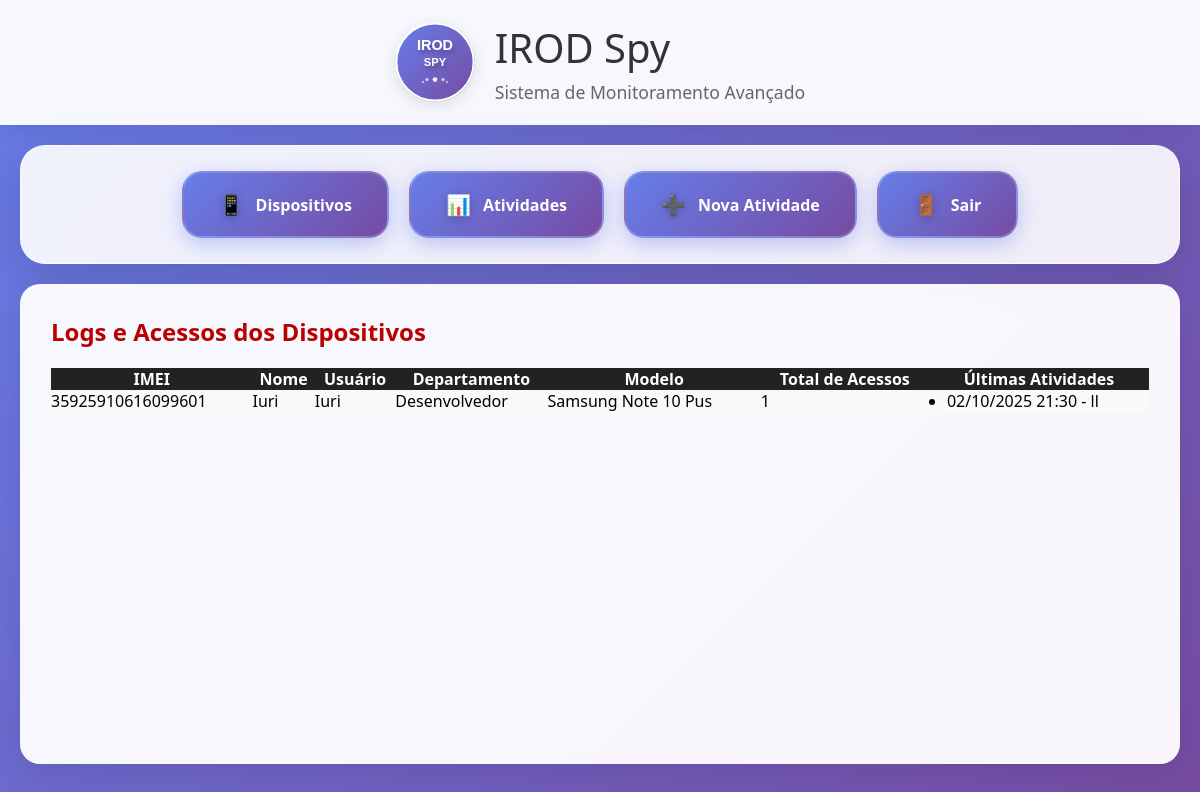
The page /logs/ (signed in) on the database as committed earlier.
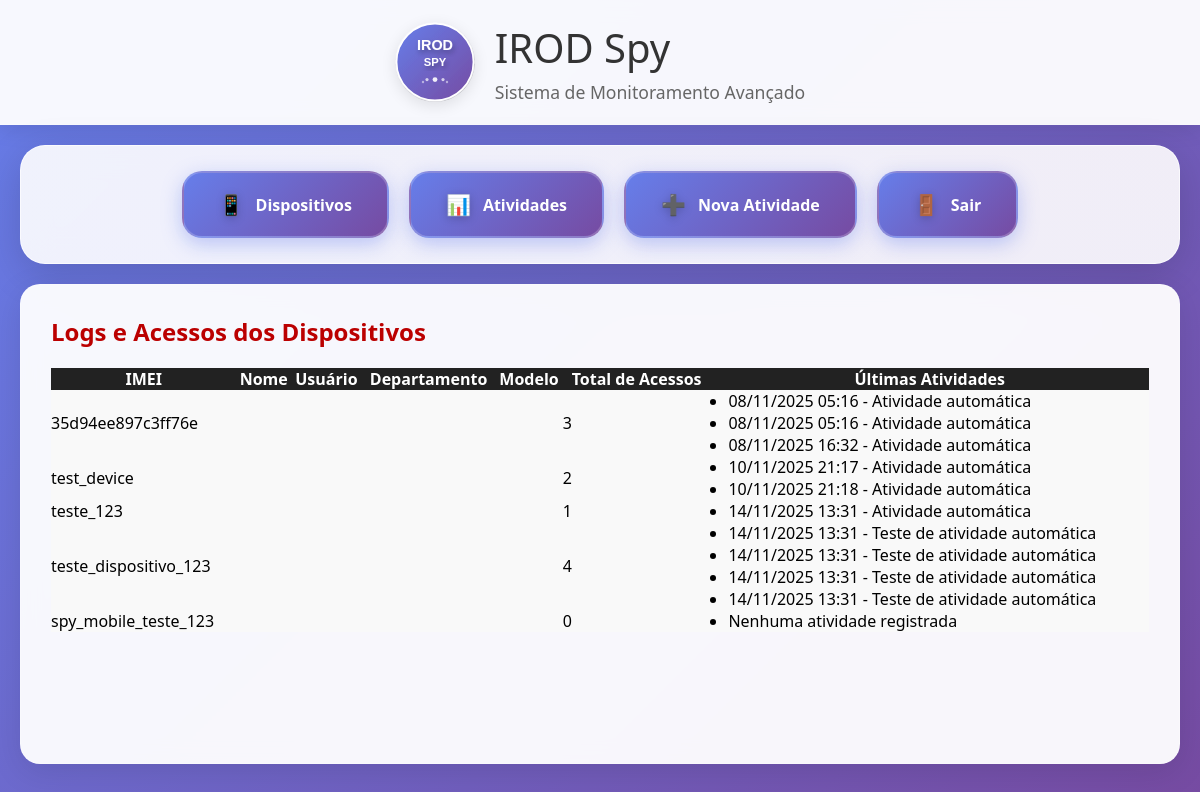
The same page on the database as committed later.
### monitoramento/models.py (models this page shows, shortened)
class Dispositivo(models.Model):
	imei = models.CharField(max_length=20, unique=True)
	ip = models.GenericIPAddressField()
	gateway = models.GenericIPAddressField(blank=True, null=True)
	mascara_rede = models.CharField(max_length=20, blank=True)
	nome = models.CharField(max_length=100, blank=True)
	usuario = models.CharField(max_length=100, blank=True)
	modelo = models.CharField(max_length=100, blank=True)
	departamento = models.CharField(max_length=100, blank=True)
	sistema_operacional = models.CharField(max_length=50, blank=True)
	status = models.CharField(max_length=20, choices=[('ativo', 'Ativo'), ('inativo', 'Inativo')], default='ativo')
	data_aquisicao = models.DateField(null=True, blank=True)
	criado_em = models.DateTimeField(auto_now_add=True)
	ultima_conexao = models.DateTimeField(auto_now=True)
	bateria_nivel = models.IntegerField(null=True, blank=True, help_text='Nível da bateria em porcentagem')
	bateria_carregando = models.BooleanField(default=False, help_text='Se a bateria está carregando')
	bateria_temperatura = models.FloatField(null=True, blank=True, help_text='Temperatura da bateria em Celsius')
	armazenamento_total = models.BigIntegerField(null=True, blank=True, help_text='Armazenamento total em bytes')
	armazenamento_usado = models.BigIntegerField(null=True, blank=True, help_text='Armazenamento usado em bytes')
	armazenamento_livre = models.BigIntegerField(null=True, blank=True, help_text='Armazenamento livre em bytes')
	class Meta:
		indexes = [
			models.Index(fields=['imei']),
			models.Index(fields=['ip']),
			models.Index(fields=['status']),
			models.Index(fields=['ultima_conexao']),
			models.Index(fields=['usuario']),
			models.Index(fields=['departamento']),
		]

class Atividade(models.Model):
	dispositivo = models.ForeignKey(Dispositivo, on_delete=models.CASCADE, related_name='atividades')
	descricao = models.TextField()
	data_hora = models.DateTimeField(auto_now_add=True)

### monitoramento/views.py (the view)
# urls.py: path('logs/', views.logs_dispositivos, name='logs_dispositivos'),
@login_required
def logs_dispositivos(request):
	dispositivos = Dispositivo.objects.all().prefetch_related('atividades')
	return render(request, 'monitoramento/logs.html', {'dispositivos': dispositivos})

### monitoramento/templates/monitoramento/logs.html
{% extends 'base.html' %}
{% block content %}
<h2 style="color:#b00;">Logs e Acessos dos Dispositivos</h2>
<table style="border-collapse:collapse;width:100%;margin-top:20px;">
    <tr style="background:#222;color:#fff;">
        <th>IMEI</th>
        <th>Nome</th>
        <th>Usuário</th>
        <th>Departamento</th>
        <th>Modelo</th>
        <th>Total de Acessos</th>
        <th>Últimas Atividades</th>
    </tr>
    {% for dispositivo in dispositivos %}
    <tr style="background:#f9f9f9;">
        <td>{{ dispositivo.imei }}</td>
        <td>{{ dispositivo.nome }}</td>
        <td>{{ dispositivo.usuario }}</td>
        <td>{{ dispositivo.departamento }}</td>
        <td>{{ dispositivo.modelo }}</td>
        <td>{{ dispositivo.atividades.count }}</td>
        <td>
            <ul style="margin:0;padding-left:18px;">
            {% for atividade in dispositivo.atividades.all|slice:":5" %}
                <li>{{ atividade.data_hora|date:"d/m/Y H:i" }} - {{ atividade.descricao }}</li>
            {% empty %}
                <li>Nenhuma atividade registrada</li>
            {% endfor %}
            </ul>
        </td>
    </tr>
    {% endfor %}
</table>
{% endblock %}

Rows that differ between the two databases and show on the page:
removed Dispositivo: imei "35925910616099601", nome "Iuri", usuario "Iuri", departamento "Desenvolvedor", modelo "Samsung Note 10 Pus", atividades.count "1"
removed Atividade: data_hora "02/10/2025 21:30", descricao "ll", shown under "35925910616099601"
added Dispositivo: imei "35d94ee897c3ff76e", atividades.count "3"
added Atividade: data_hora "08/11/2025 05:16", descricao "Atividade automática", shown under "35d94ee897c3ff76e"
added Atividade: data_hora "08/11/2025 05:16", descricao "Atividade automática", shown under "35d94ee897c3ff76e"
added Atividade: data_hora "08/11/2025 16:32", descricao "Atividade automática", shown under "35d94ee897c3ff76e"
added Dispositivo: imei "test_device", atividades.count "2"
added Atividade: data_hora "10/11/2025 21:17", descricao "Atividade automática", shown under "test_device"
added Atividade: data_hora "10/11/2025 21:18", descricao "Atividade automática", shown under "test_device"
added Dispositivo: imei "teste_123", atividades.count "1"
added Atividade: data_hora "14/11/2025 13:31", descricao "Atividade automática", shown under "teste_123"
added Dispositivo: imei "teste_dispositivo_123", atividades.count "4"
added Atividade: data_hora "14/11/2025 13:31", descricao "Teste de atividade automática", shown under "teste_dispositivo_123"
added Atividade: data_hora "14/11/2025 13:31", descricao "Teste de atividade automática", shown under "teste_dispositivo_123"
added Atividade: data_hora "14/11/2025 13:31", descricao "Teste de atividade automática", shown under "teste_dispositivo_123"
added Atividade: data_hora "14/11/2025 13:31", descricao "Teste de atividade automática", shown under "teste_dispositivo_123"
added Dispositivo: imei "spy_mobile_teste_123", atividades.count "0"
